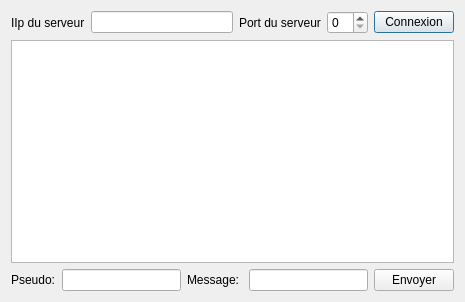
<?xml version="1.0" encoding="UTF-8"?>
<ui version="4.0">
 <class>Dialog</class>
 <widget class="QDialog" name="Dialog">
  <property name="geometry">
   <rect>
    <x>0</x>
    <y>0</y>
    <width>465</width>
    <height>302</height>
   </rect>
  </property>
  <property name="windowTitle">
   <string>Dialog</string>
  </property>
  <layout class="QVBoxLayout" name="verticalLayout">
   <item>
    <layout class="QHBoxLayout" name="horizontalLayout">
     <item>
      <widget class="QLabel" name="label">
       <property name="text">
        <string>IIp du serveur</string>
       </property>
      </widget>
     </item>
     <item>
      <widget class="QLineEdit" name="lineEdit_3"/>
     </item>
     <item>
      <widget class="QLabel" name="label_2">
       <property name="text">
        <string>Port du serveur</string>
       </property>
      </widget>
     </item>
     <item>
      <widget class="QSpinBox" name="spinBox"/>
     </item>
     <item>
      <widget class="QPushButton" name="pushButton">
       <property name="text">
        <string>Connexion</string>
       </property>
      </widget>
     </item>
    </layout>
   </item>
   <item>
    <widget class="QTextBrowser" name="textBrowser"/>
   </item>
   <item>
    <layout class="QHBoxLayout" name="horizontalLayout_2">
     <item>
      <widget class="QLabel" name="label_3">
       <property name="text">
        <string>Pseudo:</string>
       </property>
      </widget>
     </item>
     <item>
      <widget class="QLineEdit" name="lineEdit"/>
     </item>
     <item>
      <widget class="QLabel" name="label_4">
       <property name="text">
        <string>Message: </string>
       </property>
      </widget>
     </item>
     <item>
      <widget class="QLineEdit" name="lineEdit_2"/>
     </item>
     <item>
      <widget class="QPushButton" name="pushButton_2">
       <property name="text">
        <string>Envoyer</string>
       </property>
      </widget>
     </item>
    </layout>
   </item>
  </layout>
 </widget>
 <resources/>
 <connections/>
</ui>
